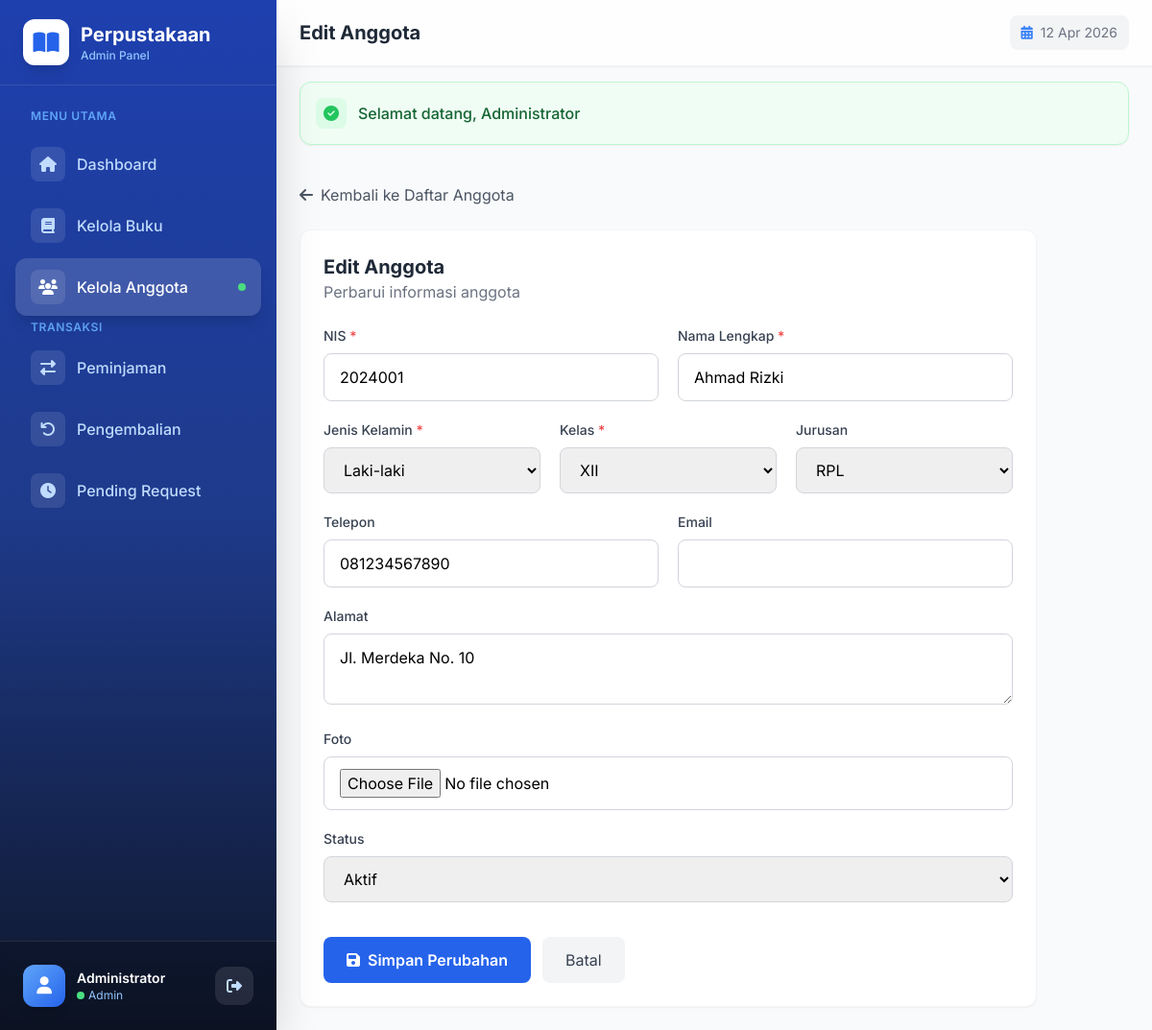
Screenshot of /admin/anggota/edit?id=1 (signed in) with the database file from the repository.
### tables this page shows
CREATE TABLE `anggota` (
  `id` int(11) NOT NULL,
  `nis` varchar(20) NOT NULL,
  `nama` varchar(100) NOT NULL,
  `jenis_kelamin` enum('L','P') NOT NULL,
  `kelas` varchar(20) NOT NULL,
  `jurusan` varchar(100) DEFAULT NULL,
  `alamat` text DEFAULT NULL,
  `telepon` varchar(20) DEFAULT NULL,
  `email` varchar(100) DEFAULT NULL,
  `username` varchar(50) NOT NULL,
  `password` varchar(255) NOT NULL,
  `foto` varchar(255) DEFAULT NULL,
  `tanggal_daftar` date NOT NULL,
  `status` enum('aktif','nonaktif','suspend') DEFAULT 'aktif',
  `max_pinjam` int(11) DEFAULT 3,
  `created_at` timestamp NOT NULL DEFAULT current_timestamp(),
  `updated_at` timestamp NOT NULL DEFAULT current_timestamp() ON UPDATE current_timestamp()
);

### controllers/AnggotaController.php (called while the page is built, shortened)
<?php
class AnggotaController {
    private $anggotaModel;
    public function __construct() {
        $this->anggotaModel = new Anggota();
    }
    public function edit($id = null) {
        $id = $id ?? $_GET['id'] ?? null;
        $anggota = $this->anggotaModel->findById($id);
        $data = [
            'user' => Session::get('user_data'),
            'anggota' => $anggota
        ];
        include BASE_PATH . '/views/admin/anggota/edit.php';
    }
}

### helpers/Session.php (called while the page is built, shortened)
<?php
class Session {
    public static function get($key, $default = null) {
        return $_SESSION[$key] ?? $default;
    }
}

### config/Database.php (called while the page is built, shortened)
<?php
class Database {
    private static $instance = null;
    private $connection;
    private $host = 'localhost';
    private $db_name = 'db_perpustakaan';
    private $username = 'root';
    private $password = '';
    private $charset = 'utf8mb4';
    private function __construct() {
        try {
            $dsn = "mysql:host={$this->host};dbname={$this->db_name};charset={$this->charset}";
            $options = [
                PDO::ATTR_ERRMODE => PDO::ERRMODE_EXCEPTION,
                PDO::ATTR_DEFAULT_FETCH_MODE => PDO::FETCH_ASSOC,
                PDO::ATTR_EMULATE_PREPARES => false,
            ];
            $this->connection = new PDO($dsn, $this->username, $this->password, $options);
        } catch (PDOException $e) {
            die("Koneksi database gagal: " . $e->getMessage());
        }
    }
    public static function getInstance() {
        if (self::$instance === null) {
            self::$instance = new self();
        }
        return self::$instance;
    }
    public function getConnection() {
        return $this->connection;
    }
}

### models/Anggota.php (called while the page is built, shortened)
<?php
class Anggota {
    private $db;
    private $table = 'anggota';
    public function __construct() {
        $this->db = Database::getInstance()->getConnection();
    }
    public function findById($id) {
        $stmt = $this->db->prepare("SELECT * FROM {$this->table} WHERE id = ?");
        $stmt->execute([$id]);
        return $stmt->fetch();
    }
}

### views/admin/anggota/edit.php (the view, shortened to what this page needs)
<?php
$anggota = $data['anggota'];
include BASE_PATH . '/views/layouts/header.php';
include BASE_PATH . '/views/layouts/admin_sidebar.php';
?>
<div class="max-w-3xl">
    <a href="<?= BASE_URL ?>/admin/anggota" class="inline-flex items-center gap-2 text-gray-600 hover:text-primary-600 mb-6">
        <i class="fas fa-arrow-left"></i>
        <span>Kembali ke Daftar Anggota</span>
    </a>
    <div class="bg-white rounded-xl shadow-sm border border-gray-100 p-6">
        <div class="mb-6">
            <h2 class="text-xl font-bold text-gray-800">Edit Anggota</h2>
            <p class="text-gray-500">Perbarui informasi anggota</p>
        </div>
        <form action="<?= BASE_URL ?>/admin/anggota/update?id=<?= $anggota['id'] ?>" method="POST" enctype="multipart/form-data" class="space-y-5">
            <div class="grid grid-cols-1 md:grid-cols-2 gap-5">
                <div>
                    <label class="block text-sm font-medium text-gray-700 mb-2">NIS <span class="text-red-500">*</span></label>
                    <input type="text" name="nis" value="<?= htmlspecialchars($anggota['nis']) ?>" required class="w-full px-4 py-3 border border-gray-300 rounded-lg focus:ring-2 focus:ring-primary-500">
                </div>
                <div>
                    <label class="block text-sm font-medium text-gray-700 mb-2">Nama Lengkap <span class="text-red-500">*</span></label>
                    <input type="text" name="nama" value="<?= htmlspecialchars($anggota['nama']) ?>" required class="w-full px-4 py-3 border border-gray-300 rounded-lg focus:ring-2 focus:ring-primary-500">
                </div>
            </div>
            <div class="grid grid-cols-1 md:grid-cols-3 gap-5">
                <div>
                    <label class="block text-sm font-medium text-gray-700 mb-2">Jenis Kelamin <span class="text-red-500">*</span></label>
                    <select name="jenis_kelamin" required class="w-full px-4 py-3 border border-gray-300 rounded-lg">
                        <option value="L" <?= $anggota['jenis_kelamin'] === 'L' ? 'selected' : '' ?>>Laki-laki</option>
                    </select>
                </div>
                <div>
                    <label class="block text-sm font-medium text-gray-700 mb-2">Kelas <span class="text-red-500">*</span></label>
                    <select name="kelas" required class="w-full px-4 py-3 border border-gray-300 rounded-lg">
                        <option value="XII" <?= $anggota['kelas'] === 'XII' ? 'selected' : '' ?>>XII</option>
                    </select>
                </div>
                <div>
                    <label class="block text-sm font-medium text-gray-700 mb-2">Jurusan</label>
                    <select name="jurusan" class="w-full px-4 py-3 border border-gray-300 rounded-lg">
                        <option value="RPL" <?= $anggota['jurusan'] === 'RPL' ? 'selected' : '' ?>>RPL</option>
                    </select>
                </div>
            </div>
            <div class="grid grid-cols-1 md:grid-cols-2 gap-5">
                <div>
                    <label class="block text-sm font-medium text-gray-700 mb-2">Telepon</label>
                    <input type="text" name="telepon" value="<?= htmlspecialchars($anggota['telepon'] ?? '') ?>" class="w-full px-4 py-3 border border-gray-300 rounded-lg">
                </div>
                <div>
                    <label class="block text-sm font-medium text-gray-700 mb-2">Email</label>
                    <input type="email" name="email" value="<?= htmlspecialchars($anggota['email'] ?? '') ?>" class="w-full px-4 py-3 border border-gray-300 rounded-lg">
                </div>
            </div>
            <div>
                <label class="block text-sm font-medium text-gray-700 mb-2">Alamat</label>
                <textarea name="alamat" rows="2" class="w-full px-4 py-3 border border-gray-300 rounded-lg"><?= htmlspecialchars($anggota['alamat'] ?? '') ?></textarea>
            </div>
            <div>
                <label class="block text-sm font-medium text-gray-700 mb-2">Foto</label>
                <input type="file" name="foto" accept="image/*" class="w-full px-4 py-3 border border-gray-300 rounded-lg">
            </div>
            <div>
                <label class="block text-sm font-medium text-gray-700 mb-2">Status</label>
                <select name="status" class="w-full px-4 py-3 border border-gray-300 rounded-lg">
                    <option value="aktif" <?= $anggota['status'] === 'aktif' ? 'selected' : '' ?>>Aktif</option>
                </select>
            </div>
            <div class="flex gap-3 pt-4">
                <button type="submit" class="px-6 py-3 bg-primary-600 text-white font-semibold rounded-lg hover:bg-primary-700">
                    <i class="fas fa-save mr-2"></i>Simpan Perubahan
                </button>
                <a href="<?= BASE_URL ?>/admin/anggota" class="px-6 py-3 bg-gray-100 text-gray-700 rounded-lg hover:bg-gray-200">Batal</a>
            </div>
        </form>
    </div>
</div>
    </main>
</div>
<?php include BASE_PATH . '/views/layouts/footer.php'; ?>

### views/layouts/header.php (style rules this page uses)
* { font-family: 'Inter', sans-serif; }

### rows the page displays
anggota: nis "2024001", nama "Ahmad Rizki", jenis_kelamin "Laki-laki", kelas "XII", jurusan "RPL", telepon "081234567890", alamat "Jl. Merdeka No. 10", status "Aktif"

### other values shown
$user['nama_lengkap'] "Administrator"
$user['role'] "Admin"
$pageTitle "Edit Anggota"
$flash['message'] "Selamat datang, Administrator"
